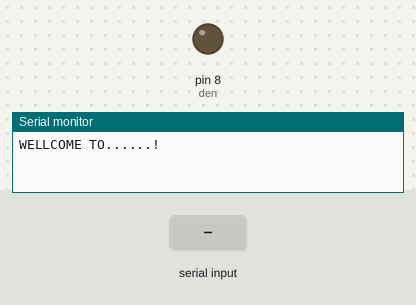
A sketch run on a simulated Arduino Uno, built with avr-gcc and run on an emulated ATmega328P. On the bench: output pins drawn as LEDs (lit = HIGH), the last lines printed to the serial monitor. The inputs (shaded band) are chosen by the test bench.

Above: at 1.2 s.
1.3 s: "O" received over the second serial link
At 2.4 s:
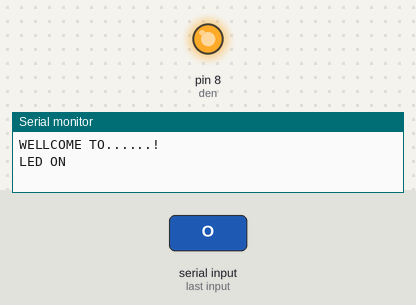
2.8 s: "F" received over the second serial link
At 3.5 s:
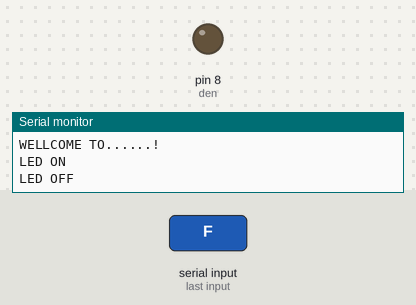
Timing chart, 0 to 5.8 s (numbered marks = the images above; inputs shaded):
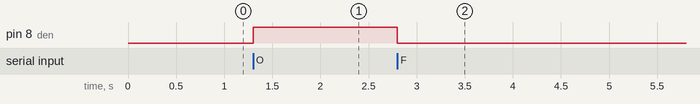

Measured:
- after the input at 1.3 s, pin 8 (den): LOW → HIGH at once
- after the input at 2.8 s, pin 8 (den): HIGH → LOW at once

The sketch:

KQ-130F.ino
```cpp
#include <SoftwareSerial.h>
SoftwareSerial mySerial(2, 3); // RX, TX
char data_in[100]; //bộ đệm nhận dữ liệu
int index = 0; // chỉ số cho bộ đệm
int den=8;
void setup()
{
  Serial.begin(9600);
  while (!Serial) {;}
 Serial.println("WELLCOME TO......!");
  // Cài đặt cổng nối tiếp chạy bằng phần mềm
  mySerial.begin(9600);
  pinMode(den,OUTPUT);
}
void loop() // run over and over
{
  if (mySerial.available())
  {
     char c = mySerial.read();
     if(c == 'O'){
        Serial.println("LED ON");
        digitalWrite(den, HIGH);
      }
      else if(c == 'F')
      {
        Serial.println("LED OFF");
        digitalWrite(den, LOW);
      }

    }
  if (Serial.available())
    mySerial.write(Serial.read());
}
```
